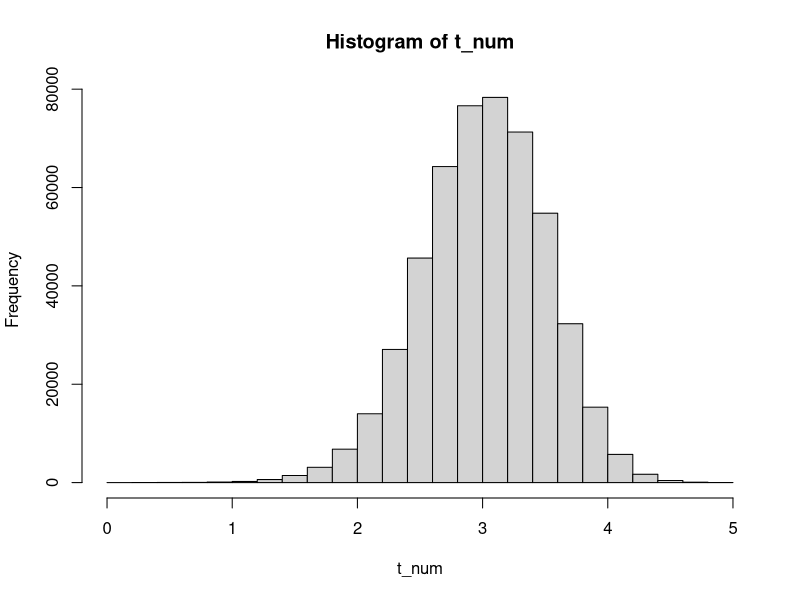
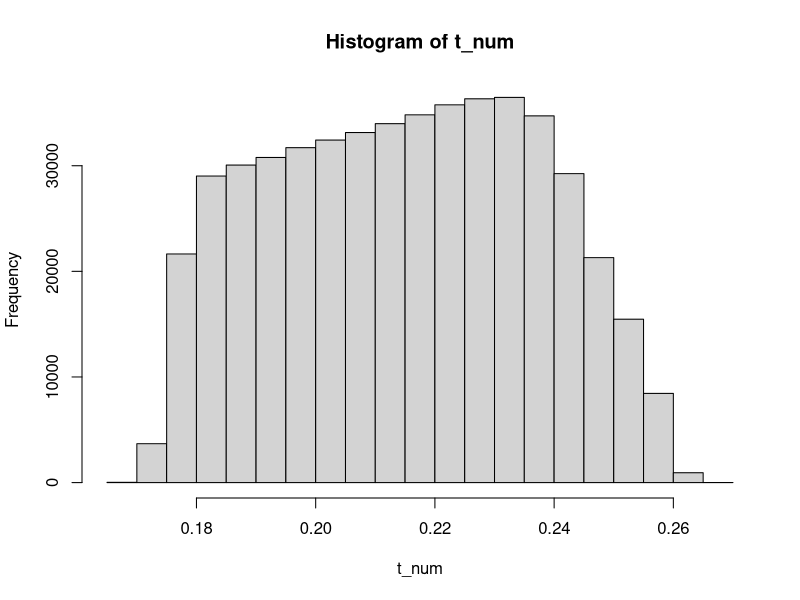
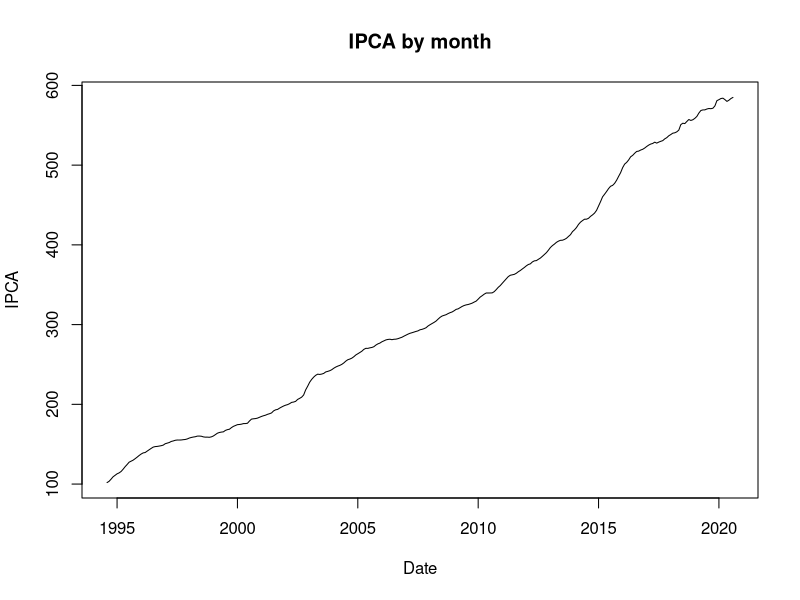
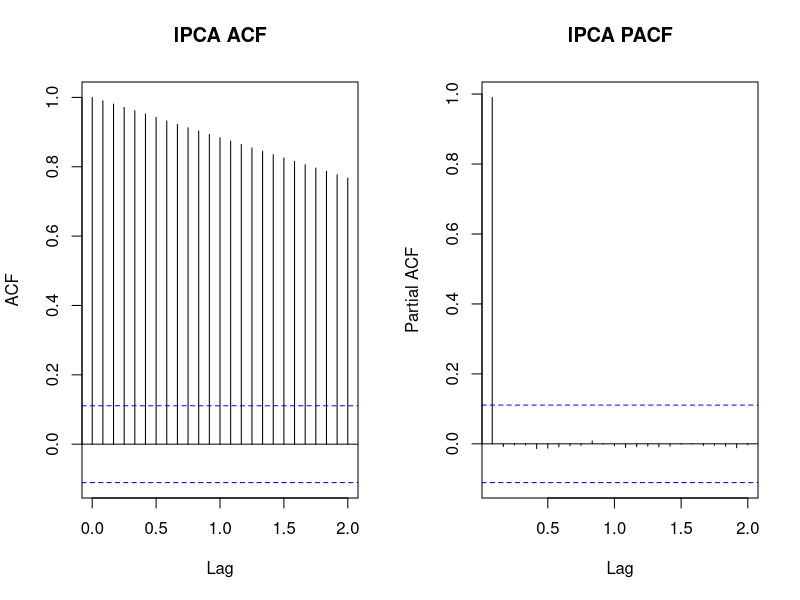
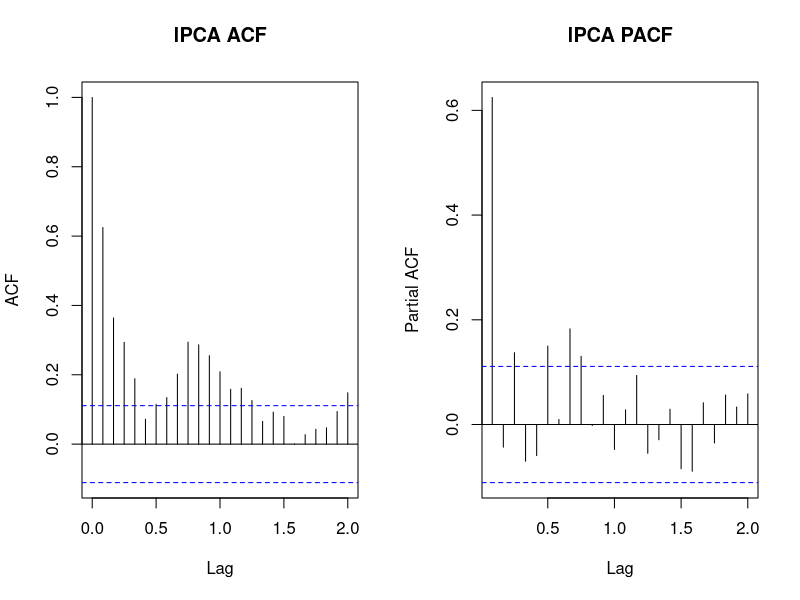
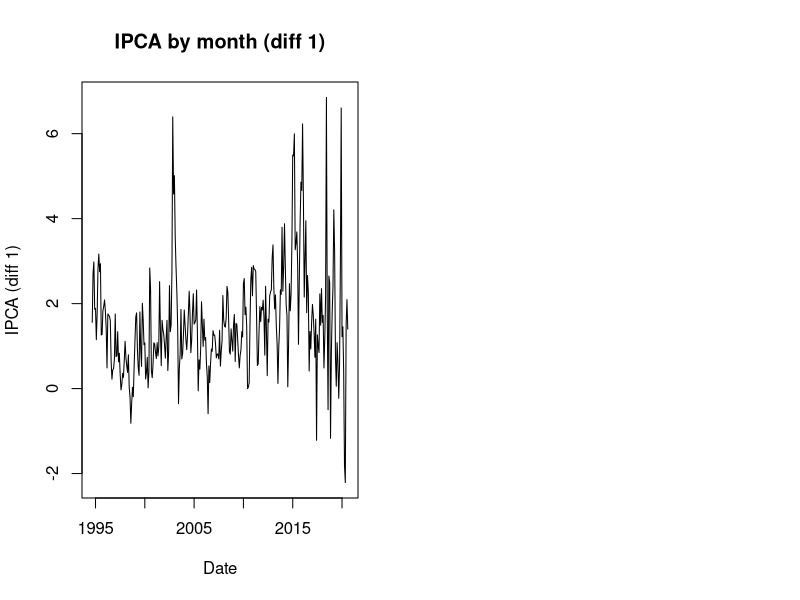
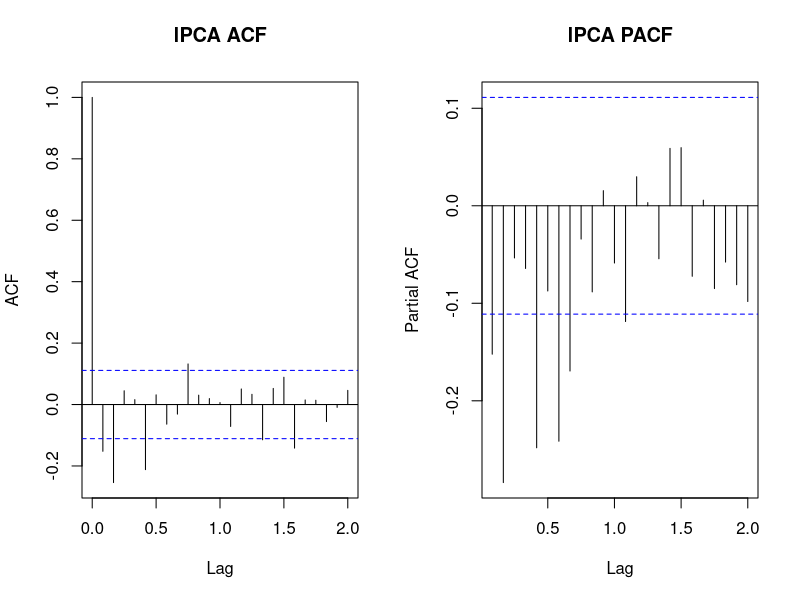
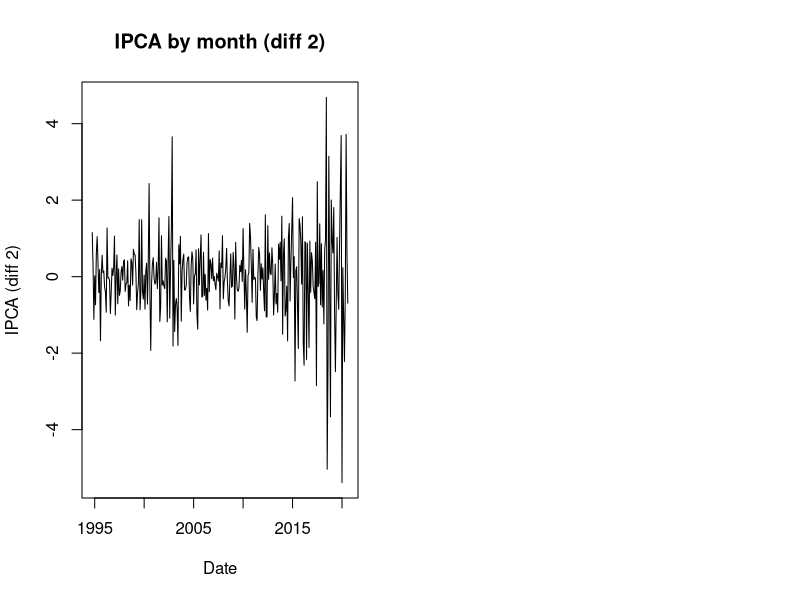

Here is the R script that generated these plots, in order:
## ---- chunk 1
knitr::opts_chunk$set(echo = TRUE)
library(tseries)
library(forecast)
library(car)
## ---- chunk 2
TT <-  100
n <- 50
S <- 10000
phi <- 0.8
## ---- chunk 3
alpha_f <- function(y){
  ax1 <- 0
  ax2 <- 0 
  for(i in 1:(length(y)-1)){
    ax1 <- ax1 + y[i]*y[i+1]
    ax2 <- ax2 + y[i]*y[i]
  }
  alpha <- ax1/ax2 - 0.2
  return(alpha)
}

s_f <- function(y, alpha){
  axs <- 0
  ax <- 0
  for(i in  1:(length(y)-1)){
    axs <- axs + (y[i+1]-y[i]-alpha*y[i])^2
    ax <- ax + y[i]^2
  }
  axs <- axs/(length(y)-1)
  ax <- ax^0.5
  s <- axs/ax
  return(s)
}

t_f <- function(y){
  alp <- alpha_f(y)
  s <- s_f(y, alp)
  t <- alp/s
  return(t)
}
## ---- chunk 4
axi <- 1
all_t <- list()

for(j in 1:S){
  wn <- rnorm(TT+n)
  y <- rep(0, TT+n)
  for(i in 1:(TT+n-1)){
    y[i+1] <- phi*y[i]+wn[i]
  }

  for(i in 1:n){
    all_t[[axi]] <- t_f(y[i:TT+i])
    axi <- axi+1
  }
}
## ---- chunk 5
t_num <- unlist(all_t)
hist(t_num)
## ---- chunk 6
interc <- 10

axi <- 1
all_t <- list()

for(j in 1:S){
  wn <- rnorm(TT+n)
  y <- rep(0, TT+n)
  y[1] <- interc
  for(i in 1:(TT+n-1)){
    y[i+1] <- interc+phi*y[i]+wn[i]
  }

  for(i in 1:n){
    all_t[[axi]] <- t_f(y[i:TT+i])
    axi <- axi+1
  }
}
## ---- chunk 7
t_num <- unlist(all_t)
hist(t_num)
## ---- chunk 8
ipca <- read.csv("ipca.csv")
ipca.ts <- ts(ipca$ipca.acum, start = c(1994, 8), frequency = 12)
plot(ipca.ts, type = "l", main = "IPCA by month", ylab = "IPCA", xlab = "Date")
## ---- chunk 9
diff_series <- function(data, d){
  if(d > 0){
    for(i in 1:d){
      data = diff(data)
    }
  }
  par(mfrow = c(1, 2))
  acf(data, main = "IPCA ACF")
  pacf(data, main = "IPCA PACF")
}
## ---- chunk 10
diff_series(ipca.ts, 0)
## ---- chunk 11
diff_series(ipca.ts, 1)
## ---- chunk 12
plot((diff(ipca.ts)), main = "IPCA by month (diff 1)", xlab = "Date", ylab = "IPCA (diff 1)")
## ---- chunk 13
diff_series(ipca.ts, 2)
## ---- chunk 14
plot(diff(diff(ipca.ts)), main = "IPCA by month (diff 2)", xlab = "Date", ylab = "IPCA (diff 2)")
## ---- chunk 15
diff1_ipca <- diff(ipca.ts, differences = 1)
diff2_ipca <- diff(ipca.ts, differences = 2)
adf.test(diff1_ipca)
## ---- chunk 16
adf.test(diff2_ipca)
## ---- chunk 17
diff_series(diff1_ipca, d = 0)
## ---- chunk 18
model.ma <- arma(diff1_ipca, order = c(0, 4)) 
summary(model.ma)
plot(diff1_ipca, ylab = "IPCA (diff 1)", xlab = "Date", main = "IPCA (diff 1) MA(4)")
lines(model.ma$fitted.values, col = "red")
## ---- chunk 19
model.auto <- auto.arima(diff1_ipca, ic = "aic")
summary(model.auto)
plot(diff1_ipca, ylab = "IPCA (diff 1)", xlab = "Date", main = "IPCA (diff 1) ARIMA(0, 1, 3)")
lines(model.auto$fitted, col = "red")
## ---- chunk 20
qqPlot(model.ma$residuals, main = "QQPlot of residuals")
## ---- chunk 21
par(mfrow = c(1, 2))
acf(model.ma$residuals, na.action = na.pass, main = "ACF of residuals")
pacf(model.ma$residuals, na.action = na.pass, main = "PACF of residuals")
